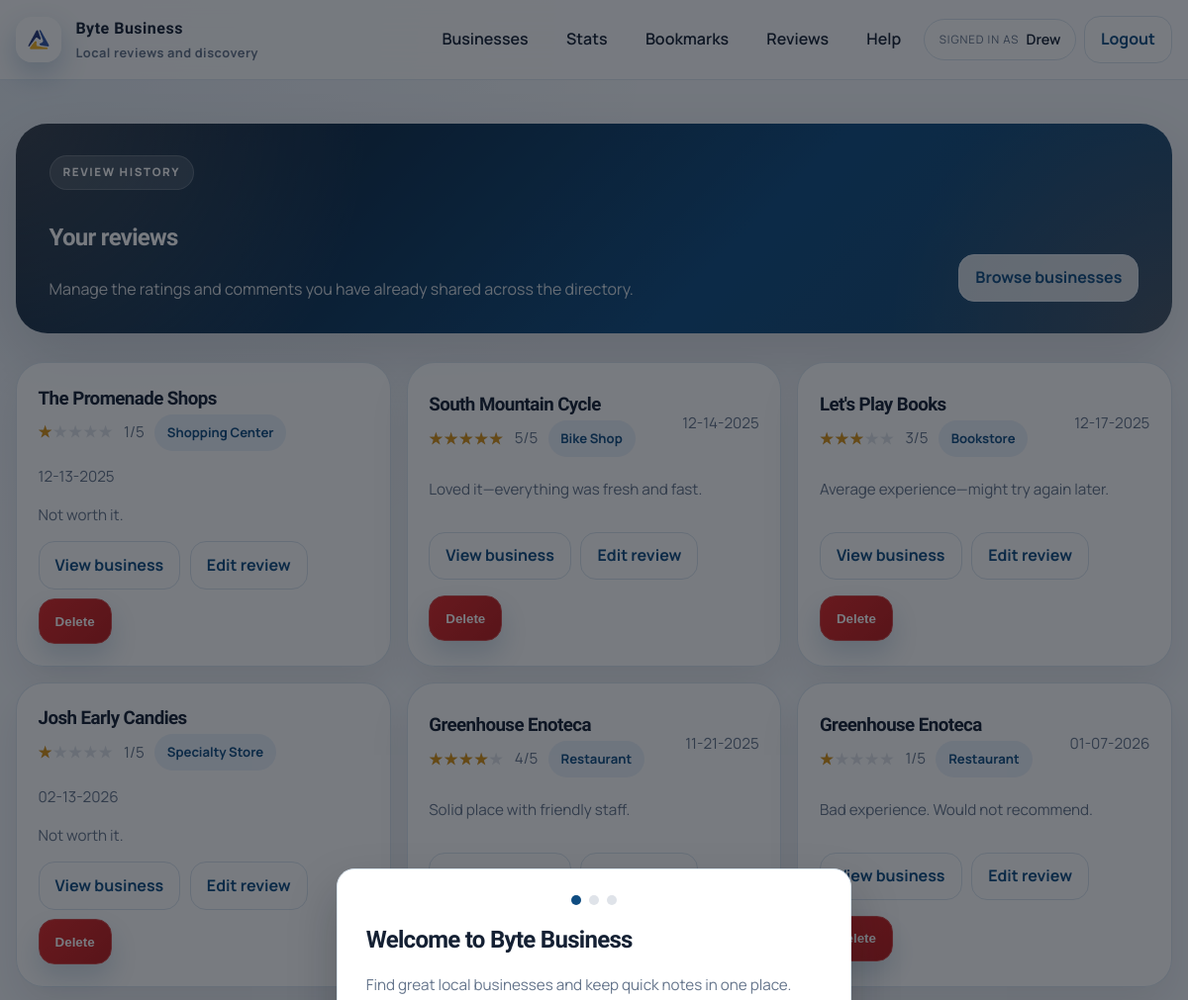
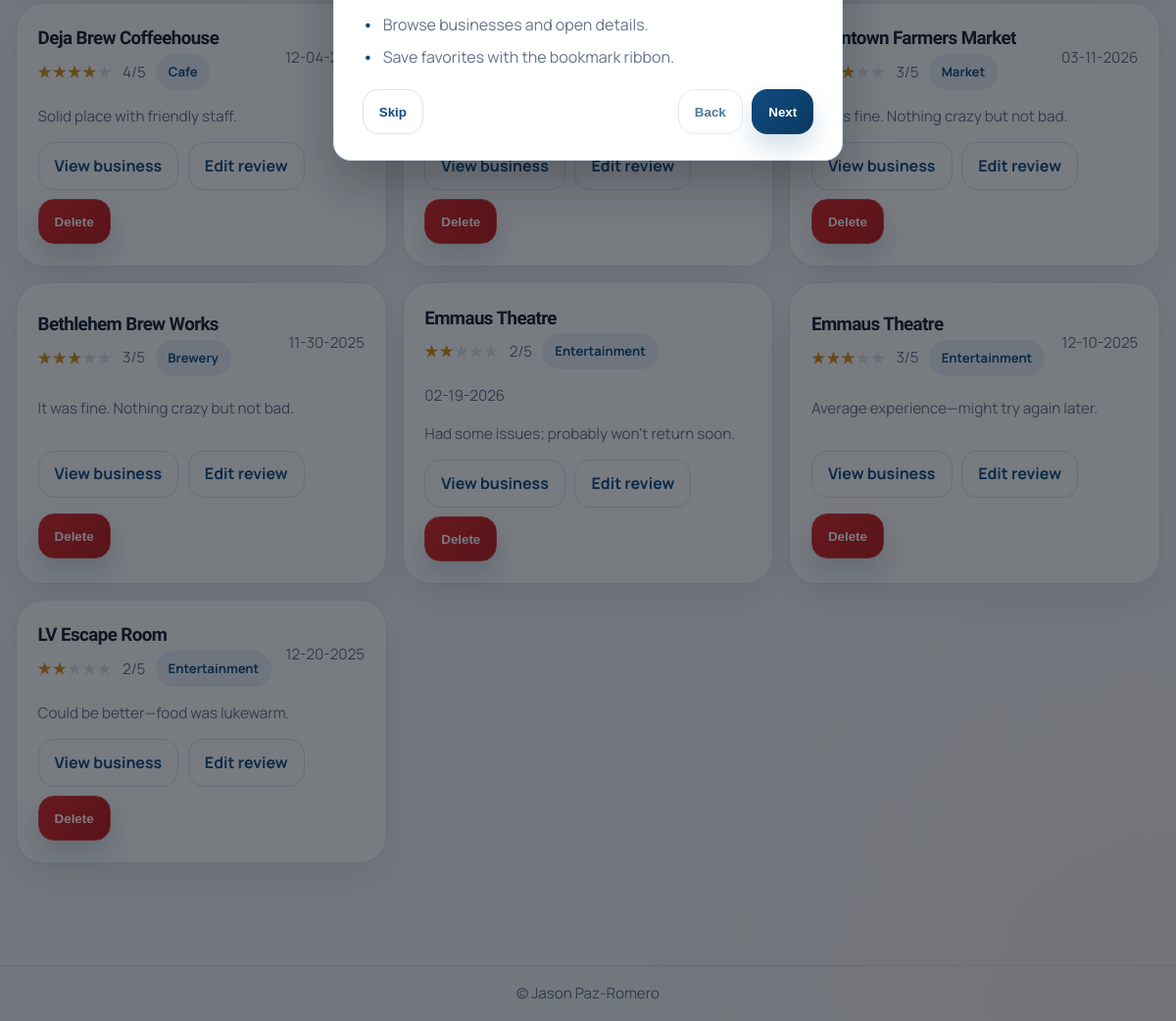
Screenshot of /review (signed in) with the database file from the repository (2 pictures, top to bottom).
### app/models.py (models this page shows, shortened)
class User(db.Model, UserMixin):
    id = db.Column(db.Integer, primary_key=True)
    username = db.Column(db.String(150), unique=True, nullable=False)
    email = db.Column(db.String(150), unique=True, nullable=False)
    password = db.Column(db.String(256), nullable=False)
    created_at = db.Column(db.DateTime, default=datetime.utcnow)
    is_verified = db.Column(db.Boolean, default=False)
    verified_at = db.Column(db.DateTime, default=None)
    last_verification_email_sent_at = db.Column(db.DateTime, default=None)
    is_admin = db.Column(db.Boolean, default=False)
    is_active = db.Column(db.Boolean, default=True)
    bookmarks = db.relationship("BookMark", back_populates="user", cascade="all, delete-orphan")
    reviews = db.relationship("Review", back_populates="user", cascade="all, delete-orphan")
    redeemed_deals = db.relationship("RedeemDeal", back_populates="user", cascade="all, delete-orphan")
    business_requests = db.relationship("BusinessRequest", back_populates="user", cascade="all, delete-orphan")
    review_likes = db.relationship("ReviewLike", back_populates="user", cascade="all, delete-orphan")

class Review(db.Model):
    id = db.Column(db.Integer, primary_key=True)
    business_id = db.Column(db.Integer, db.ForeignKey('business.id'), nullable=False)
    user_id = db.Column(db.Integer, db.ForeignKey('user.id'), nullable=False)
    rating = db.Column(db.Integer, nullable=False)
    comment = db.Column(db.Text, nullable=True)
    created_at = db.Column(db.DateTime, default=datetime.utcnow)
    is_visible = db.Column(db.Boolean, default=True)
    user = db.relationship("User", back_populates="reviews")
    business = db.relationship("Business", back_populates="reviews")
    review_images = db.relationship("ReviewImage", back_populates="review", cascade="all, delete-orphan")
    likes = db.relationship("ReviewLike", back_populates="review", cascade="all, delete-orphan")

class Business(db.Model):
    id = db.Column(db.Integer, primary_key=True)
    name = db.Column(db.String(200), nullable=False)
    location = db.Column(db.String(200), nullable=False)
    owner_id = db.Column(db.Integer, nullable=True)
    address = db.Column(db.String(300), nullable=False)
    category = db.Column(db.String(100), nullable=False)
    description = db.Column(db.Text, nullable=True)
    created_at = db.Column(db.DateTime, default=datetime.utcnow)
    logo_url = db.Column(db.String(300), nullable=True)
    is_active = db.Column(db.Boolean, default=True)
    website = db.Column(db.String(300), nullable=True)
    contact = db.Column(db.String(50), nullable=True)
    hours = db.Column(db.String(200), nullable=True)
    bookmarks = db.relationship("BookMark", back_populates="business", cascade="all, delete-orphan")
    reviews = db.relationship("Review", back_populates="business", cascade="all, delete-orphan")
    deals = db.relationship("Deal", back_populates="business", cascade="all, delete-orphan")

### app/routes.py (the view)
@main_bp.route("/review")
@login_required
def reviews():
    reviews = Review.query.filter_by(user_id=current_user.id).all()
    return render_template("reviews.html", reviews=reviews)

### app/auth_routes.py (called while the page is built)
@login_manager.user_loader
def load_user(user_id):
    return User.query.get(int(user_id))

### app/templates/reviews.html (shortened to what this page needs)
{% extends "base.html" %}
{% block content %}
<div class="page-shell">
  <div class="container">
    <section class="hero-panel hero-panel-compact fade-up">
      <div class="hero-panel-copy">
        <span class="section-kicker">Review history</span>
        <h1>Your reviews</h1>
        <p>Manage the ratings and comments you have already shared across the directory.</p>
      </div>
      <div class="page-actions">
        <a class="button subtle" href="{{ url_for('main.list_businesses') }}">Browse businesses</a>
      </div>
    </section>
    <section class="section fade-up">
      {% if reviews and reviews|length > 0 %}
      <div class="surface-grid surface-grid--2">
        {% for review in reviews %}
        {% set review_date = review.created_at.strftime('%m-%d-%Y') if review.created_at and review.created_at is not string else review.created_at|default('Recent') %}
        <article class="surface-card review-card-modern">
          <div class="toolbar-split">
            <div>
              <h3>{{ review.business.name|default('Business') }}</h3>
              <div class="business-meta">
                <span class="star-bar" data-rating-bar data-rating="{{ review.rating|default(0) }}">
                  <span class="base">★★★★★</span>
                  <span class="fill">★★★★★</span>
                </span>
                <span class="muted">{{ review.rating|default(0) }}/5</span>
                <span class="metric-chip">{{ review.business.category|default('Business') }}</span>
              </div>
            </div>
            <span class="muted">{{ review_date }}</span>
          </div>
          <p class="muted">{{ review.comment|default('No comment provided.') }}</p>
          <div class="review-actions">
            <a class="button subtle" href="{{ url_for('main.business_detail', business_id=review.business_id|default(0)) }}">View business</a>
            <a class="button subtle" href="{{ url_for('main.edit_review', review_id=review.id|default(0)) }}">Edit review</a>
            <form method="POST" action="{{ url_for('main.delete_review', review_id=review.id|default(0)) }}" class="review-action-form">
              <button class="button danger" type="submit">Delete</button>
            </form>
          </div>
        </article>
        {% endfor %}
      </div>
      {% else %}
      <div class="empty-state-modern">
        <h3>No reviews yet</h3>
        <p class="muted">Start with a business detail page and submit your first rating.</p>
        <a class="button" href="{{ url_for('main.list_businesses') }}">Find businesses</a>
      </div>
      {% endif %}
    </section>
  </div>
</div>
{% endblock %}

### app/templates/base.html (shortened to what this page needs)
<!doctype html>
<html lang="en">
<head>
  <link rel="stylesheet" href="{{ url_for('static', filename='styles.css') }}">
</head>
<body>
  <header class="site-header">
    <div class="container nav-shell">
      <a class="brand" href="{{ url_for('main.home') }}">
        <span class="brand-mark" aria-hidden="true">
          <img src="{{ url_for('static', filename='FBLA-Symbol.png') }}" alt="">
        </span>
        <span class="brand-copy">
          <span class="brand-name">Byte Business</span>
          <span class="brand-tagline">Local reviews and discovery</span>
        </span>
      </a>
      <nav class="nav-desktop" aria-label="Primary">
        {% if current_user.is_authenticated %}
        <a class="nav-link" href="{{ url_for('main.list_businesses') }}">Businesses</a>
        <a class="nav-link" href="{{ url_for('main.stats') }}">Stats</a>
        <a class="nav-link" href="{{ url_for('bookmarks.view_bookmarks') }}">Bookmarks</a>
        <a class="nav-link" href="{{ url_for('main.reviews') }}">Reviews</a>
        <a class="nav-link" href="{{ url_for('main.help') }}">Help</a>
        <div class="nav-user">
          <span class="nav-user-label">Signed in as</span>
          <span class="nav-user-name">{{ current_user.username }}</span>
        </div>
        <a class="button subtle" href="{{ url_for('auth.logout') }}">Logout</a>
        {% else %}
        <a class="nav-link" href="{{ url_for('main.home') }}">Home</a>
        <a class="nav-link" href="{{ url_for('main.list_businesses') }}">Businesses</a>
        <a class="nav-link" href="{{ url_for('auth.login') }}">Login</a>
        <a class="button" href="{{ url_for('auth.register') }}">Register</a>
        {% endif %}
      </nav>
    </div>
  </header>
  <main class="page">
    {% block content %}{% endblock %}
  </main>
  <div class="onboarding" data-onboarding hidden>
    <div class="onboarding-card" role="dialog" aria-modal="true" aria-labelledby="onboarding-title">
      <div class="onboarding-progress" aria-hidden="true">
        <span class="onboarding-dot is-active" data-dot></span>
        <span class="onboarding-dot" data-dot></span>
        <span class="onboarding-dot" data-dot></span>
      </div>
      <div class="onboarding-slide is-active" data-slide="0">
        <h2 id="onboarding-title">Welcome to Byte Business</h2>
        <p class="muted">Find great local businesses and keep quick notes in one place.</p>
        <ul class="list">
          <li>Browse businesses and open details.</li>
          <li>Save favorites with the bookmark ribbon.</li>
        </ul>
      </div>
      <div class="onboarding-actions">
        <button class="button subtle" type="button" data-skip>Skip</button>
        <div class="onboarding-nav">
          <button class="button subtle" type="button" data-back disabled>Back</button>
          <button class="button" type="button" data-next>Next</button>
        </div>
      </div>
    </div>
  </div>
  <footer class="site-footer">
    <div class="container footer-inner">
      <span>&copy; Jason Paz-Romero</span>
    </div>
  </footer>
</body>
</html>

### rows the page displays
User: username "Drew"
Review: business.name "The Promenade Shops", rating "1", business.category "Shopping Center", review_date "12-13-2025", comment "Not worth it."
Review: business.name "South Mountain Cycle", rating "5", business.category "Bike Shop", review_date "12-14-2025", comment "Loved it—everything was fresh and fast."
Review: business.name "Let's Play Books", rating "3", business.category "Bookstore", review_date "12-17-2025", comment "Average experience—might try again later."
Review: business.name "Josh Early Candies", rating "1", business.category "Specialty Store", review_date "02-13-2026", comment "Not worth it."
Review: business.name "Greenhouse Enoteca", rating "4", business.category "Restaurant", review_date "11-21-2025", comment "Solid place with friendly staff."
Review: business.name "Greenhouse Enoteca", rating "1", business.category "Restaurant", review_date "01-07-2026", comment "Bad experience. Would not recommend."
Review: business.name "Deja Brew Coffeehouse", rating "4", business.category "Cafe", review_date "12-04-2025", comment "Solid place with friendly staff."
Review: business.name "Allentown Farmers Market", rating "3", business.category "Market", review_date "03-11-2026", comment "It was fine. Nothing crazy but not bad."
Review: business.name "Bethlehem Brew Works", rating "3", business.category "Brewery", review_date "11-30-2025", comment "It was fine. Nothing crazy but not bad."
Review: business.name "Emmaus Theatre", rating "2", business.category "Entertainment", review_date "02-19-2026", comment "Had some issues; probably won’t return soon."
Review: business.name "Emmaus Theatre", rating "3", business.category "Entertainment", review_date "12-10-2025", comment "Average experience—might try again later."
Review: business.name "LV Escape Room", rating "2", business.category "Entertainment", review_date "12-20-2025", comment "Could be better—food was lukewarm."
